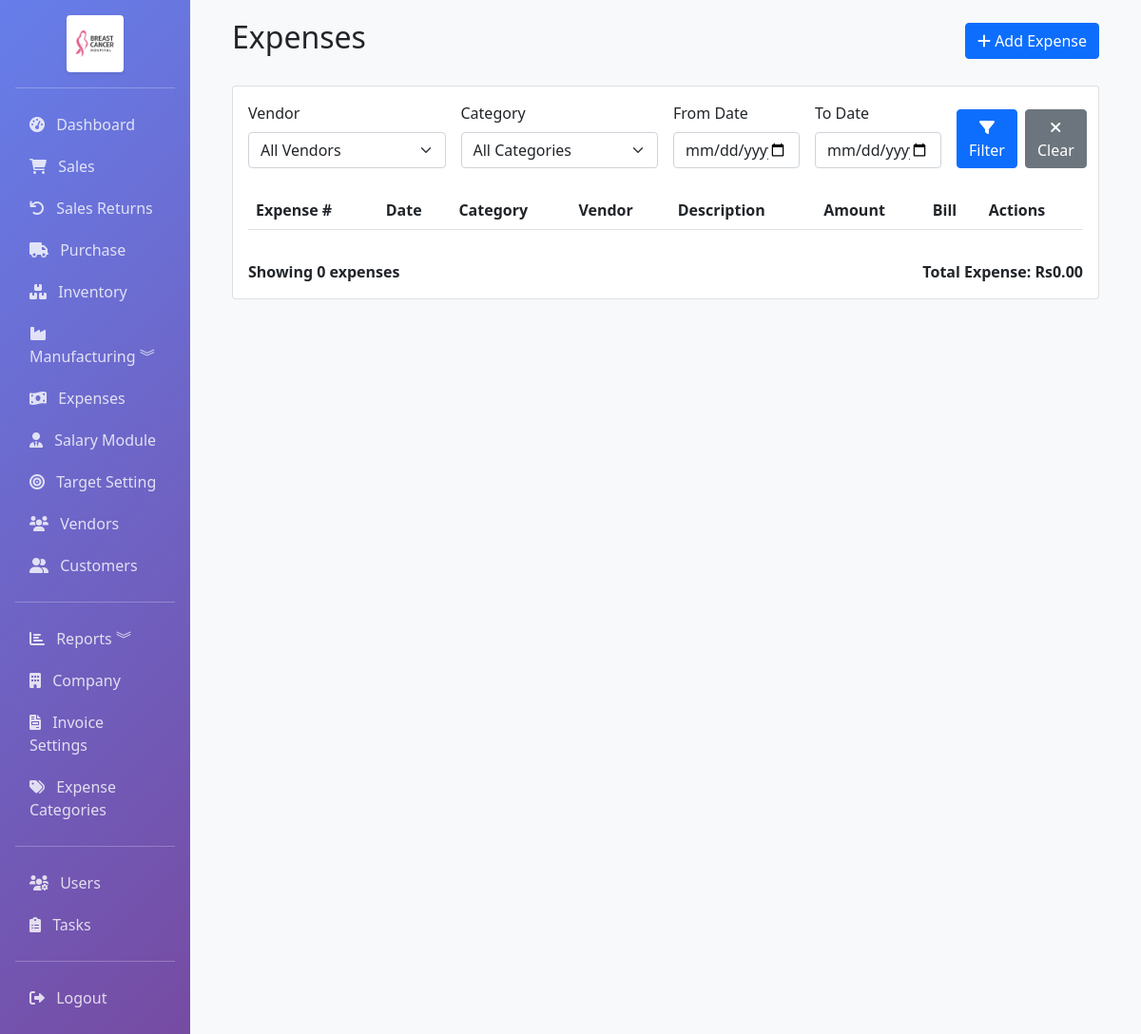
The page /accounting/expenses (signed in) on the database as committed earlier.
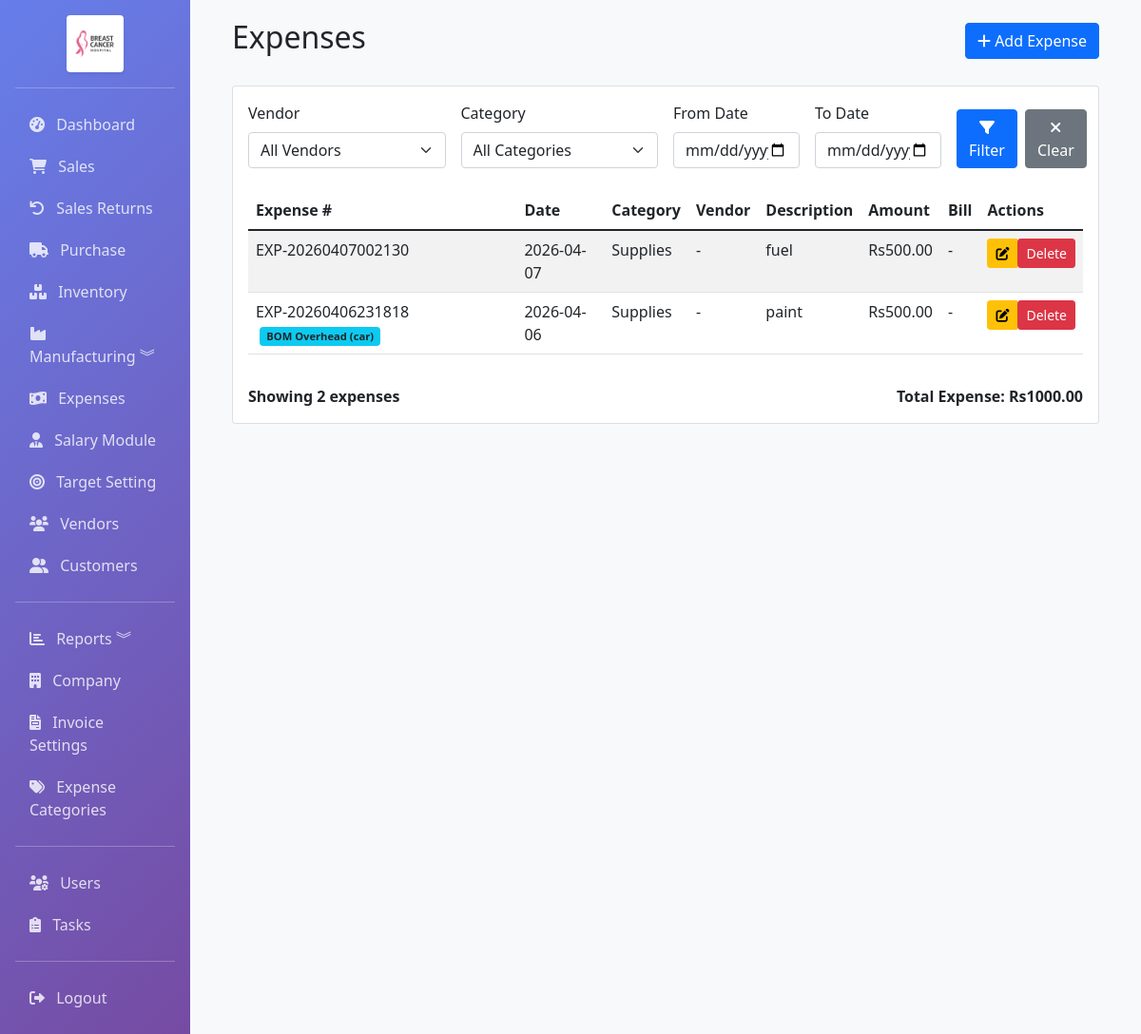
The same page on the database as committed later.
### app/models.py (models this page shows, shortened)
class Expense(db.Model):
    __tablename__ = 'expenses'
    id = db.Column(db.Integer, primary_key=True)
    expense_number = db.Column(db.String(50), unique=True, index=True)
    date = db.Column(db.DateTime, default=datetime.utcnow, index=True)
    category_id = db.Column(db.Integer, db.ForeignKey('expense_categories.id'), index=True)
    vendor_id = db.Column(db.Integer, db.ForeignKey('vendors.id'), index=True, nullable=True)
    description = db.Column(db.Text)
    amount = db.Column(db.Float, nullable=False)
    payment_method = db.Column(db.String(50))
    reference = db.Column(db.String(100))
    bill_image_path = db.Column(db.String(255))  # Path to bill image
    notes = db.Column(db.Text)
    is_bom_overhead = db.Column(db.Boolean, default=False)
    product_id = db.Column(db.Integer, db.ForeignKey('products.id'), nullable=True)
    bom_id = db.Column(db.Integer, db.ForeignKey('boms.id'), nullable=True)
    created_by = db.Column(db.Integer, db.ForeignKey('users.id'))
    created_at = db.Column(db.DateTime, default=datetime.utcnow)
    vendor = db.relationship('Vendor', backref='expenses', lazy=True)
    product = db.relationship('Product', backref='overhead_expenses', lazy=True)
    bom = db.relationship('BOM', backref='overhead_expenses', lazy=True)

class ExpenseCategory(db.Model):
    __tablename__ = 'expense_categories'
    id = db.Column(db.Integer, primary_key=True)
    name = db.Column(db.String(100), nullable=False, unique=True, index=True)
    description = db.Column(db.Text)
    is_active = db.Column(db.Boolean, default=True)
    created_at = db.Column(db.DateTime, default=datetime.utcnow)
    expenses = db.relationship('Expense', backref='expense_category', lazy=True)

class Product(db.Model):
    __tablename__ = 'products'
    id = db.Column(db.Integer, primary_key=True)
    name = db.Column(db.String(100), nullable=False, index=True)
    sku = db.Column(db.String(50), unique=True, nullable=False, index=True)
    barcode = db.Column(db.String(50), index=True)
    description = db.Column(db.Text)
    category = db.Column(db.String(50), index=True)
    brand = db.Column(db.String(50))
    unit = db.Column(db.String(20), default='pcs')  # pcs, kg, meter, etc.
    unit_price = db.Column(db.Float, nullable=False, default=0)
    cost_price = db.Column(db.Float, nullable=False, default=0)
    quantity = db.Column(db.Float, default=0)
    reorder_level = db.Column(db.Float, default=0)
    min_quantity = db.Column(db.Float, default=0)
    max_quantity = db.Column(db.Float, default=0)
    location = db.Column(db.String(100))
    weight = db.Column(db.Float, default=0)
    image_path = db.Column(db.String(255))  # Path to product image
    is_active = db.Column(db.Boolean, default=True)
    is_manufactured = db.Column(db.Boolean, default=False)
    created_at = db.Column(db.DateTime, default=datetime.utcnow)
    updated_at = db.Column(db.DateTime, default=datetime.utcnow, onupdate=datetime.utcnow)
    sale_items = db.relationship('SaleItem', backref='product', lazy=True)
    purchase_items = db.relationship('PurchaseItem', backref='product', lazy=True)

### app/routes/accounting.py (the view)
@bp.route('/expenses')
@login_required
def expenses():
    vendor_id = request.args.get('vendor_id', type=int)
    category_id = request.args.get('category_id', type=int)
    start_date = request.args.get('start_date')
    end_date = request.args.get('end_date')
    query = Expense.query
    if vendor_id:
        query = query.filter(Expense.vendor_id == vendor_id)
    if category_id:
        query = query.filter(Expense.category_id == category_id)
    if start_date:
        start_datetime = datetime.strptime(start_date, '%Y-%m-%d')
        query = query.filter(Expense.date >= start_datetime)
    if end_date:
        end_datetime = datetime.strptime(end_date, '%Y-%m-%d')
        end_datetime = end_datetime + timedelta(days=1)
        query = query.filter(Expense.date < end_datetime)
    expenses = query.order_by(Expense.date.desc()).all()
    total_expense = sum(e.amount for e in expenses)
    categories = ExpenseCategory.query.filter_by(is_active=True).order_by(ExpenseCategory.name).all()
    vendors = Vendor.query.filter_by(is_active=True).order_by(Vendor.name).all()
    return render_template('accounting/expenses.html',
                         expenses=expenses,
                         total_expense=total_expense,
                         categories=categories,
                         vendors=vendors,
                         selected_vendor=vendor_id,
                         selected_category=category_id,
                         selected_start_date=start_date,
                         selected_end_date=end_date)

### app/templates/accounting/expenses.html (shortened to what this page needs)
{% extends "base.html" %}
{% block content %}
<div class="container-fluid">
    <div class="d-flex justify-content-between align-items-center mb-4">
        <h2>Expenses</h2>
        <a href="{{ url_for('accounting.add_expense') }}" class="btn btn-primary"><i class="fas fa-plus"></i> Add Expense</a>
    </div>
    <div class="card">
        <div class="card-body">
            <form method="GET" class="row g-3 mb-4">
                <div class="col-md-3">
                    <label for="vendor_id" class="form-label">Vendor</label>
                    <select name="vendor_id" id="vendor_id" class="form-select">
                        <option value="">All Vendors</option>
                    </select>
                </div>
                <div class="col-md-3">
                    <label for="category_id" class="form-label">Category</label>
                    <select name="category_id" id="category_id" class="form-select">
                        <option value="">All Categories</option>
                    </select>
                </div>
                <div class="col-md-2">
                    <label for="start_date" class="form-label">From Date</label>
                    <input type="date" name="start_date" id="start_date" class="form-control" value="{{ selected_start_date or '' }}">
                </div>
                <div class="col-md-2">
                    <label for="end_date" class="form-label">To Date</label>
                    <input type="date" name="end_date" id="end_date" class="form-control" value="{{ selected_end_date or '' }}">
                </div>
                <div class="col-md-2 d-flex align-items-end">
                    <button type="submit" class="btn btn-primary me-2"><i class="fas fa-filter"></i> Filter</button>
                    <a href="{{ url_for('accounting.expenses') }}" class="btn btn-secondary"><i class="fas fa-times"></i> Clear</a>
                </div>
            </form>
            <div class="table-responsive">
                <table class="table table-striped">
                    <thead>
                        <tr>
                            <th>Expense #</th>
                            <th>Date</th>
                            <th>Category</th>
                            <th>Vendor</th>
                            <th>Description</th>
                            <th>Amount</th>
                            <th>Bill</th>
                            <th>Actions</th>
                        </tr>
                    </thead>
                    <tbody>
                        {% for exp in expenses %}
                        <tr>
                            <td>
                                {{ exp.expense_number }}
                                {% if exp.is_bom_overhead %}
                                <span class="badge bg-info text-dark ms-1" style="font-size: 0.7rem;" title="Linked to: {{ exp.product.name if exp.product else 'None' }}">
                                    BOM Overhead {% if exp.product %}({{ exp.product.name }}){% endif %}
                                </span>
                                {% endif %}
                            </td>
                            <td>{{ exp.date.strftime('%Y-%m-%d') }}</td>
                            <td>{{ exp.expense_category.name if exp.expense_category else 'N/A' }}</td>
                            <td>{{ exp.vendor.name if exp.vendor else '-' }}</td>
                            <td>{{ exp.description or '-' }}</td>
                            <td>Rs{{ '%.2f'|format(exp.amount) }}</td>
                            <td>
                                {% if exp.bill_image_path %}
                                <div class="btn-group" role="group">
                                    <button type="button" class="btn btn-sm btn-info" data-bs-toggle="modal" data-bs-target="#billModal{{ exp.id }}" title="Preview Bill">
                                        <i class="fas fa-eye"></i>
                                    </button>
                                    <a href="{{ url_for('static', filename=exp.bill_image_path.replace('app/static/', '')) }}"
                                       target="_blank" class="btn btn-sm btn-secondary" title="View Full Bill">
                                        <i class="fas fa-external-link-alt"></i>
                                    </a>
                                </div>
                                {% else %}
                                -
                                {% endif %}
                            </td>
                            <td>
                                <div class="btn-group" role="group">
                                    <a href="{{ url_for('accounting.edit_expense', id=exp.id) }}" class="btn btn-sm btn-warning" title="Edit">
                                        <i class="fas fa-edit"></i>
                                    </a>
                                    <form method="POST" action="{{ url_for('accounting.delete_expense', id=exp.id) }}" style="display:inline;" onsubmit="return confirm('Delete this expense?');">
                                        <button type="submit" class="btn btn-sm btn-danger" title="Delete">Delete</button>
                                    </form>
                                </div>
                            </td>
                        </tr>
                        {% endfor %}
                    </tbody>
                </table>
            </div>
            <div class="mt-3">
                <div class="row">
                    <div class="col-md-6">
                        <strong>Showing {{ expenses|length }} expense{{ 's' if expenses|length != 1 else '' }}</strong>
                    </div>
                    <div class="col-md-6 text-end">
                        <strong>Total Expense: Rs{{ '%.2f'|format(total_expense) }}</strong>
                    </div>
                </div>
            </div>
        </div>
    </div>
</div>
{% endblock %}

### app/templates/base.html (shortened to what this page needs)
<!DOCTYPE html>
<html lang="en">
<head>
    <link href="https://cdn.jsdelivr.net/npm/bootstrap@5.1.3/dist/css/bootstrap.min.css" rel="stylesheet">
    <link rel="stylesheet" href="https://cdnjs.cloudflare.com/ajax/libs/font-awesome/6.0.0/css/all.min.css">
</head>
<body>
    <div class="container-fluid">
        <div class="row">
            <div class="col-md-2 p-0 sidebar d-none d-md-block">
                <div class="p-3">
                    {% if company_logo_url %}
                    <div class="text-center mb-3">
                        <img src="{{ company_logo_url }}" alt="{{ company.name }}" class="img-fluid rounded shadow-sm bg-white p-1" style="max-height: 60px;">
                    </div>
                    {% else %}
                    <h4 class="text-center">ERP Portal</h4>
                    {% endif %}
                    <hr class="bg-white">
                    <nav class="nav flex-column">
                        <a class="nav-link" href="{{ url_for('dashboard.index') }}">
                            <i class="fas fa-tachometer-alt me-2"></i> Dashboard
                        </a>
                        {% if current_user.is_admin or current_user.can_view_sales %}
                        <a class="nav-link" href="{{ url_for('sales.invoices') }}">
                            <i class="fas fa-shopping-cart me-2"></i> Sales
                        </a>
                        <a class="nav-link" href="{{ url_for('returns.return_list') }}">
                            <i class="fas fa-undo me-2"></i> Sales Returns
                        </a>
                        {% endif %}
                        {% if current_user.is_admin or current_user.can_view_purchases %}
                        <a class="nav-link" href="{{ url_for('purchase.bills') }}">
                            <i class="fas fa-truck me-2"></i> Purchase
                        </a>
                        {% endif %}
                        {% if current_user.is_admin or current_user.can_view_inventory %}
                        <a class="nav-link" href="{{ url_for('inventory.products') }}">
                            <i class="fas fa-boxes me-2"></i> Inventory
                        </a>
                        <a class="nav-link" data-bs-toggle="collapse" href="#mfgSubmenu" role="button" aria-expanded="false" aria-controls="mfgSubmenu">
                            <i class="fas fa-industry me-2"></i> Manufacturing ︾
                        </a>
                        {% endif %}
                        {% if current_user.is_admin or current_user.can_view_expenses %}
                        <a class="nav-link" href="{{ url_for('accounting.expenses') }}">
                            <i class="fas fa-money-bill-wave me-2"></i> Expenses
                        </a>
                        <a class="nav-link" href="{{ url_for('salary.staff_list') }}">
                            <i class="fas fa-user-tie me-2"></i> Salary Module
                        </a>
                        <a class="nav-link" href="{{ url_for('targets.index') }}">
                            <i class="fas fa-bullseye me-2"></i> Target Setting
                        </a>
                        {% endif %}
                        {% if current_user.is_admin or current_user.can_view_vendors %}
                        <a class="nav-link" href="{{ url_for('purchase.vendors') }}">
                            <i class="fas fa-users me-2"></i> Vendors
                        </a>
                        {% endif %}
                        {% if current_user.is_admin or current_user.can_view_customers %}
                        <a class="nav-link" href="{{ url_for('sales.customers') }}">
                            <i class="fas fa-user-friends me-2"></i> Customers
                        </a>
                        {% endif %}
                        <hr class="bg-white">
                        {% if current_user.is_admin or current_user.can_view_reports %}
                        <a class="nav-link" data-bs-toggle="collapse" href="#reportsSubmenu" role="button"
                            aria-expanded="false" aria-controls="reportsSubmenu">
                            <i class="fas fa-chart-bar me-2"></i> Reports ︾
                        </a>
                        {% endif %}
                        {% if current_user.is_admin or current_user.can_view_settings %}
                        <a class="nav-link" href="{{ url_for('sales.company_settings') }}">
                            <i class="fas fa-building me-2"></i> Company
                        </a>
                        <a class="nav-link" href="{{ url_for('sales.invoice_settings') }}">
                            <i class="fas fa-file-invoice me-2"></i> Invoice Settings
                        </a>
                        <a class="nav-link" href="{{ url_for('accounting.expense_categories') }}">
                            <i class="fas fa-tags me-2"></i> Expense Categories
                        </a>
                        <hr class="bg-white">
                        {% endif %}
                        {% if current_user.is_admin %}
                        <a class="nav-link" href="{{ url_for('users.list_users') }}">
                            <i class="fas fa-users-cog me-2"></i> Users
                        </a>
                        {% endif %}
                        <a class="nav-link" href="{{ url_for('users.list_tasks') }}">
                            <i class="fas fa-clipboard-list me-2"></i> Tasks
                        </a>
                        <hr class="bg-white">
                        <a class="nav-link" href="{{ url_for('auth.logout') }}">
                            <i class="fas fa-sign-out-alt me-2"></i> Logout
                        </a>
                    </nav>
                </div>
            </div>
            <div class="col-md-10 col-12 main-content">
                {% block content %}{% endblock %}
            </div>
        </div>
    </div>
</body>
</html>

Rows that differ between the two databases and show on the page:
added Expense: expense_number "EXP-20260407002130", date "2026-04-07", expense_category "Supplies", vendor "-", description "fuel", amount "500.00"
added Expense: expense_number "EXP-20260406231818", product.name "car", date "2026-04-06", expense_category "Supplies", vendor "-", description "paint", amount "500.00"
Other text that changed with them:
{{ expenses|length }}: "0" → "2"
{{ '%.2f'|format(total_expense) }}: "0.00" → "1000.00"
